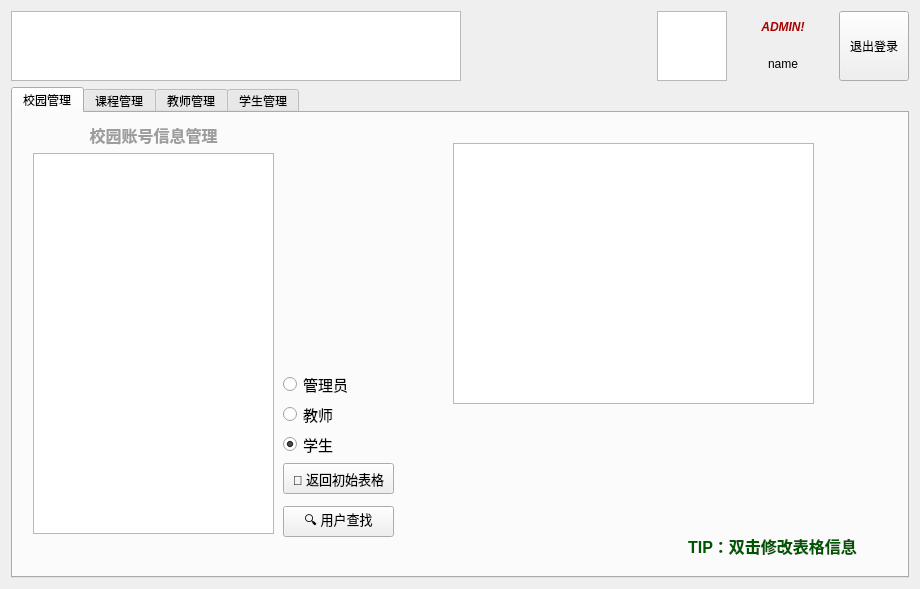
<?xml version="1.0" encoding="UTF-8"?>
<ui version="4.0">
 <class>AdminHome</class>
 <widget class="QWidget" name="AdminHome">
  <property name="geometry">
   <rect>
    <x>0</x>
    <y>0</y>
    <width>920</width>
    <height>589</height>
   </rect>
  </property>
  <property name="sizePolicy">
   <sizepolicy hsizetype="Expanding" vsizetype="Expanding">
    <horstretch>0</horstretch>
    <verstretch>0</verstretch>
   </sizepolicy>
  </property>
  <property name="minimumSize">
   <size>
    <width>920</width>
    <height>589</height>
   </size>
  </property>
  <property name="maximumSize">
   <size>
    <width>920</width>
    <height>589</height>
   </size>
  </property>
  <property name="windowTitle">
   <string>Admin Home</string>
  </property>
  <property name="windowIcon">
   <iconset resource="res.qrc">
    <normaloff>:/logo.png</normaloff>:/logo.png</iconset>
  </property>
  <layout class="QVBoxLayout" name="verticalLayout_3">
   <item>
    <layout class="QHBoxLayout" name="horizontalLayout">
     <property name="spacing">
      <number>6</number>
     </property>
     <property name="sizeConstraint">
      <enum>QLayout::SetFixedSize</enum>
     </property>
     <item>
      <widget class="QGraphicsView" name="graphicsView">
       <property name="sizePolicy">
        <sizepolicy hsizetype="Preferred" vsizetype="Preferred">
         <horstretch>0</horstretch>
         <verstretch>0</verstretch>
        </sizepolicy>
       </property>
       <property name="minimumSize">
        <size>
         <width>450</width>
         <height>70</height>
        </size>
       </property>
       <property name="maximumSize">
        <size>
         <width>450</width>
         <height>70</height>
        </size>
       </property>
       <property name="styleSheet">
        <string notr="true">border-image: url(:/logo2.png);</string>
       </property>
      </widget>
     </item>
     <item>
      <spacer name="verticalSpacer">
       <property name="orientation">
        <enum>Qt::Horizontal</enum>
       </property>
       <property name="sizeType">
        <enum>QSizePolicy::Expanding</enum>
       </property>
       <property name="sizeHint" stdset="0">
        <size>
         <width>70</width>
         <height>70</height>
        </size>
       </property>
      </spacer>
     </item>
     <item>
      <widget class="QGraphicsView" name="graphicsView_2">
       <property name="sizePolicy">
        <sizepolicy hsizetype="Preferred" vsizetype="Preferred">
         <horstretch>0</horstretch>
         <verstretch>0</verstretch>
        </sizepolicy>
       </property>
       <property name="maximumSize">
        <size>
         <width>70</width>
         <height>70</height>
        </size>
       </property>
       <property name="styleSheet">
        <string notr="true">border-image: url(:/admin.jpg);</string>
       </property>
      </widget>
     </item>
     <item>
      <layout class="QVBoxLayout" name="verticalLayout_4">
       <property name="leftMargin">
        <number>0</number>
       </property>
       <item alignment="Qt::AlignHCenter">
        <widget class="QLabel" name="label_3">
         <property name="sizePolicy">
          <sizepolicy hsizetype="Fixed" vsizetype="Fixed">
           <horstretch>0</horstretch>
           <verstretch>0</verstretch>
          </sizepolicy>
         </property>
         <property name="minimumSize">
          <size>
           <width>100</width>
           <height>30</height>
          </size>
         </property>
         <property name="text">
          <string>&lt;html&gt;&lt;head/&gt;&lt;body&gt;&lt;p align=&quot;center&quot;&gt;&lt;span style=&quot; font-weight:700; font-style:italic; color:#aa0000;&quot;&gt;ADMIN!&lt;/span&gt;&lt;/p&gt;&lt;/body&gt;&lt;/html&gt;</string>
         </property>
        </widget>
       </item>
       <item>
        <widget class="QLabel" name="a_name">
         <property name="sizePolicy">
          <sizepolicy hsizetype="Fixed" vsizetype="Fixed">
           <horstretch>0</horstretch>
           <verstretch>0</verstretch>
          </sizepolicy>
         </property>
         <property name="minimumSize">
          <size>
           <width>100</width>
           <height>30</height>
          </size>
         </property>
         <property name="text">
          <string>&lt;html&gt;&lt;head/&gt;&lt;body&gt;&lt;p align=&quot;center&quot;&gt;name&lt;/p&gt;&lt;/body&gt;&lt;/html&gt;</string>
         </property>
        </widget>
       </item>
      </layout>
     </item>
     <item>
      <widget class="QPushButton" name="btn_bckLogin">
       <property name="sizePolicy">
        <sizepolicy hsizetype="Preferred" vsizetype="Preferred">
         <horstretch>0</horstretch>
         <verstretch>0</verstretch>
        </sizepolicy>
       </property>
       <property name="maximumSize">
        <size>
         <width>70</width>
         <height>16777215</height>
        </size>
       </property>
       <property name="text">
        <string>退出登录</string>
       </property>
      </widget>
     </item>
    </layout>
   </item>
   <item>
    <widget class="QTabWidget" name="tabWidget">
     <property name="styleSheet">
      <string notr="true">QTabWidget::pane {
    border: 1px solid black;
    background: white;
}

QTabWidget::tab-bar:top {
    top: 1px;
}

QTabWidget::tab-bar:bottom {
    bottom: 1px;
}

QTabWidget::tab-bar:left {
    right: 1px;
}

QTabWidget::tab-bar:right {
    left: 1px;
}

QTabBar::tab {
    border: 1px solid black;
}

QTabBar::tab:selected {
    background: white;
}

QTabBar::tab:!selected {
    background: silver;
}

QTabBar::tab:!selected:hover {
    background: #999;
}

QTabBar::tab:top:!selected {
    margin-top: 3px;
}

QTabBar::tab:bottom:!selected {
    margin-bottom: 3px;
}

QTabBar::tab:top, QTabBar::tab:bottom {
    min-width: 8ex;
    margin-right: -1px;
    padding: 5px 10px 5px 10px;
}

QTabBar::tab:top:selected {
    border-bottom-color: none;
}

QTabBar::tab:bottom:selected {
    border-top-color: none;
}

QTabBar::tab:top:last, QTabBar::tab:bottom:last,
QTabBar::tab:top:only-one, QTabBar::tab:bottom:only-one {
    margin-right: 0;
}

QTabBar::tab:left:!selected {
    margin-right: 3px;
}

QTabBar::tab:right:!selected {
    margin-left: 3px;
}

QTabBar::tab:left, QTabBar::tab:right {
    min-height: 8ex;
    margin-bottom: -1px;
    padding: 10px 5px 10px 5px;
}

QTabBar::tab:left:selected {
    border-left-color: none;
}

QTabBar::tab:right:selected {
    border-right-color: none;
}

QTabBar::tab:left:last, QTabBar::tab:right:last,
QTabBar::tab:left:only-one, QTabBar::tab:right:only-one {
    margin-bottom: 0;
}
QTabBar::tab{font: 10pt &quot;微软雅黑&quot;;}
font: 300 10pt &quot;等线 Light&quot;;
font: 9pt &quot;微软雅黑&quot;;
</string>
     </property>
     <property name="currentIndex">
      <number>0</number>
     </property>
     <widget class="QWidget" name="tab">
      <attribute name="title">
       <string>校园管理</string>
      </attribute>
      <widget class="QPushButton" name="btn_srchUser">
       <property name="geometry">
        <rect>
         <x>270</x>
         <y>393</y>
         <width>111</width>
         <height>31</height>
        </rect>
       </property>
       <property name="font">
        <font>
         <pointsize>10</pointsize>
        </font>
       </property>
       <property name="text">
        <string>🔍 用户查找</string>
       </property>
      </widget>
      <widget class="QWidget" name="gridLayoutWidget_4">
       <property name="geometry">
        <rect>
         <x>20</x>
         <y>10</y>
         <width>241</width>
         <height>411</height>
        </rect>
       </property>
       <layout class="QGridLayout" name="gridLayout_4">
        <property name="sizeConstraint">
         <enum>QLayout::SetNoConstraint</enum>
        </property>
        <item row="0" column="0">
         <widget class="QLabel" name="label_8">
          <property name="text">
           <string>&lt;!DOCTYPE HTML PUBLIC &quot;-//W3C//DTD HTML 4.0//EN&quot; &quot;http://www.w3.org/TR/REC-html40/strict.dtd&quot;&gt;
&lt;html&gt;&lt;head&gt;&lt;meta name=&quot;qrichtext&quot; content=&quot;1&quot; /&gt;&lt;meta charset=&quot;utf-8&quot; /&gt;&lt;style type=&quot;text/css&quot;&gt;
p, li { white-space: pre-wrap; }
hr { height: 1px; border-width: 0; }
li.unchecked::marker { content: &quot;\2610&quot;; }
li.checked::marker { content: &quot;\2612&quot;; }
&lt;/style&gt;&lt;/head&gt;&lt;body style=&quot; font-family:'Microsoft YaHei UI'; font-size:9pt; font-weight:400; font-style:normal;&quot;&gt;
&lt;p align=&quot;center&quot; style=&quot; margin-top:0px; margin-bottom:0px; margin-left:0px; margin-right:0px; -qt-block-indent:0; text-indent:0px;&quot;&gt;&lt;span style=&quot; font-size:12pt; font-weight:700; color:#9d9d9d;&quot;&gt;校园账号信息管理&lt;/span&gt;&lt;/p&gt;&lt;/body&gt;&lt;/html&gt;</string>
          </property>
         </widget>
        </item>
        <item row="1" column="0">
         <widget class="QTableView" name="user_tableView">
          <property name="sizePolicy">
           <sizepolicy hsizetype="Expanding" vsizetype="Expanding">
            <horstretch>0</horstretch>
            <verstretch>0</verstretch>
           </sizepolicy>
          </property>
          <property name="styleSheet">
           <string notr="true"/>
          </property>
          <property name="sortingEnabled">
           <bool>false</bool>
          </property>
          <attribute name="horizontalHeaderDefaultSectionSize">
           <number>100</number>
          </attribute>
          <attribute name="horizontalHeaderStretchLastSection">
           <bool>true</bool>
          </attribute>
         </widget>
        </item>
       </layout>
      </widget>
      <widget class="QLabel" name="label_9">
       <property name="geometry">
        <rect>
         <x>660</x>
         <y>420</y>
         <width>199</width>
         <height>27</height>
        </rect>
       </property>
       <property name="text">
        <string>&lt;!DOCTYPE HTML PUBLIC &quot;-//W3C//DTD HTML 4.0//EN&quot; &quot;http://www.w3.org/TR/REC-html40/strict.dtd&quot;&gt;
&lt;html&gt;&lt;head&gt;&lt;meta name=&quot;qrichtext&quot; content=&quot;1&quot; /&gt;&lt;meta charset=&quot;utf-8&quot; /&gt;&lt;style type=&quot;text/css&quot;&gt;
p, li { white-space: pre-wrap; }
hr { height: 1px; border-width: 0; }
li.unchecked::marker { content: &quot;\2610&quot;; }
li.checked::marker { content: &quot;\2612&quot;; }
&lt;/style&gt;&lt;/head&gt;&lt;body style=&quot; font-family:'Microsoft YaHei UI'; font-size:9pt; font-weight:400; font-style:normal;&quot;&gt;
&lt;p align=&quot;center&quot; style=&quot; margin-top:0px; margin-bottom:0px; margin-left:0px; margin-right:0px; -qt-block-indent:0; text-indent:0px;&quot;&gt;&lt;span style=&quot; font-size:12pt; font-weight:700; color:#005500;&quot;&gt;TIP：双击修改表格信息&lt;/span&gt;&lt;/p&gt;&lt;/body&gt;&lt;/html&gt;</string>
       </property>
      </widget>
      <widget class="QRadioButton" name="stu_rb">
       <property name="geometry">
        <rect>
         <x>270</x>
         <y>320</y>
         <width>97</width>
         <height>22</height>
        </rect>
       </property>
       <property name="font">
        <font>
         <family>微软雅黑</family>
         <pointsize>11</pointsize>
        </font>
       </property>
       <property name="text">
        <string>学生</string>
       </property>
       <property name="checked">
        <bool>true</bool>
       </property>
      </widget>
      <widget class="QRadioButton" name="radioButton_2">
       <property name="geometry">
        <rect>
         <x>270</x>
         <y>290</y>
         <width>97</width>
         <height>22</height>
        </rect>
       </property>
       <property name="font">
        <font>
         <family>微软雅黑</family>
         <pointsize>11</pointsize>
        </font>
       </property>
       <property name="text">
        <string>教师</string>
       </property>
      </widget>
      <widget class="QRadioButton" name="admin_rb">
       <property name="geometry">
        <rect>
         <x>270</x>
         <y>260</y>
         <width>97</width>
         <height>22</height>
        </rect>
       </property>
       <property name="font">
        <font>
         <family>微软雅黑</family>
         <pointsize>11</pointsize>
        </font>
       </property>
       <property name="text">
        <string>管理员</string>
       </property>
      </widget>
      <widget class="QPushButton" name="btn_originU">
       <property name="geometry">
        <rect>
         <x>270</x>
         <y>350</y>
         <width>111</width>
         <height>31</height>
        </rect>
       </property>
       <property name="font">
        <font>
         <pointsize>10</pointsize>
        </font>
       </property>
       <property name="text">
        <string>🚪 返回初始表格</string>
       </property>
      </widget>
      <widget class="QGraphicsView" name="graphicsView_3">
       <property name="geometry">
        <rect>
         <x>440</x>
         <y>30</y>
         <width>361</width>
         <height>261</height>
        </rect>
       </property>
       <property name="styleSheet">
        <string notr="true">border-image: url(:/1.jpg);</string>
       </property>
      </widget>
     </widget>
     <widget class="QWidget" name="tab_2">
      <attribute name="title">
       <string>课程管理</string>
      </attribute>
      <widget class="QWidget" name="gridLayoutWidget_3">
       <property name="geometry">
        <rect>
         <x>20</x>
         <y>10</y>
         <width>751</width>
         <height>411</height>
        </rect>
       </property>
       <layout class="QGridLayout" name="gridLayout_3">
        <property name="sizeConstraint">
         <enum>QLayout::SetNoConstraint</enum>
        </property>
        <item row="0" column="0">
         <widget class="QLabel" name="label_6">
          <property name="text">
           <string>&lt;!DOCTYPE HTML PUBLIC &quot;-//W3C//DTD HTML 4.0//EN&quot; &quot;http://www.w3.org/TR/REC-html40/strict.dtd&quot;&gt;
&lt;html&gt;&lt;head&gt;&lt;meta name=&quot;qrichtext&quot; content=&quot;1&quot; /&gt;&lt;meta charset=&quot;utf-8&quot; /&gt;&lt;style type=&quot;text/css&quot;&gt;
p, li { white-space: pre-wrap; }
hr { height: 1px; border-width: 0; }
li.unchecked::marker { content: &quot;\2610&quot;; }
li.checked::marker { content: &quot;\2612&quot;; }
&lt;/style&gt;&lt;/head&gt;&lt;body style=&quot; font-family:'Microsoft YaHei UI'; font-size:9pt; font-weight:400; font-style:normal;&quot;&gt;
&lt;p align=&quot;center&quot; style=&quot; margin-top:0px; margin-bottom:0px; margin-left:0px; margin-right:0px; -qt-block-indent:0; text-indent:0px;&quot;&gt;&lt;span style=&quot; font-size:12pt; font-weight:700; color:#9d9d9d;&quot;&gt;课程信息管理&lt;/span&gt;&lt;/p&gt;&lt;/body&gt;&lt;/html&gt;</string>
          </property>
         </widget>
        </item>
        <item row="1" column="0">
         <widget class="QTableView" name="les_tableView">
          <property name="sizePolicy">
           <sizepolicy hsizetype="Expanding" vsizetype="Expanding">
            <horstretch>0</horstretch>
            <verstretch>0</verstretch>
           </sizepolicy>
          </property>
          <property name="styleSheet">
           <string notr="true"/>
          </property>
          <property name="sortingEnabled">
           <bool>false</bool>
          </property>
          <attribute name="horizontalHeaderDefaultSectionSize">
           <number>100</number>
          </attribute>
          <attribute name="horizontalHeaderStretchLastSection">
           <bool>true</bool>
          </attribute>
         </widget>
        </item>
       </layout>
      </widget>
      <widget class="QPushButton" name="btn_srchLes">
       <property name="geometry">
        <rect>
         <x>780</x>
         <y>390</y>
         <width>111</width>
         <height>31</height>
        </rect>
       </property>
       <property name="font">
        <font>
         <pointsize>10</pointsize>
        </font>
       </property>
       <property name="text">
        <string>🔍 课程查询</string>
       </property>
      </widget>
      <widget class="QPushButton" name="btn_addLes">
       <property name="geometry">
        <rect>
         <x>20</x>
         <y>420</y>
         <width>51</width>
         <height>23</height>
        </rect>
       </property>
       <property name="text">
        <string>➕ Add</string>
       </property>
      </widget>
      <widget class="QPushButton" name="btn_delLes">
       <property name="geometry">
        <rect>
         <x>90</x>
         <y>420</y>
         <width>71</width>
         <height>23</height>
        </rect>
       </property>
       <property name="text">
        <string>➖ Delete</string>
       </property>
      </widget>
      <widget class="QPushButton" name="btn_originL">
       <property name="geometry">
        <rect>
         <x>780</x>
         <y>340</y>
         <width>111</width>
         <height>31</height>
        </rect>
       </property>
       <property name="font">
        <font>
         <pointsize>10</pointsize>
        </font>
       </property>
       <property name="text">
        <string>🚪 返回初始表格</string>
       </property>
      </widget>
     </widget>
     <widget class="QWidget" name="tea_tab">
      <attribute name="title">
       <string>教师管理</string>
      </attribute>
      <widget class="QWidget" name="gridLayoutWidget_2">
       <property name="geometry">
        <rect>
         <x>20</x>
         <y>10</y>
         <width>691</width>
         <height>411</height>
        </rect>
       </property>
       <layout class="QGridLayout" name="gridLayout_2">
        <property name="sizeConstraint">
         <enum>QLayout::SetNoConstraint</enum>
        </property>
        <item row="0" column="0">
         <widget class="QLabel" name="label_5">
          <property name="text">
           <string>&lt;!DOCTYPE HTML PUBLIC &quot;-//W3C//DTD HTML 4.0//EN&quot; &quot;http://www.w3.org/TR/REC-html40/strict.dtd&quot;&gt;
&lt;html&gt;&lt;head&gt;&lt;meta name=&quot;qrichtext&quot; content=&quot;1&quot; /&gt;&lt;meta charset=&quot;utf-8&quot; /&gt;&lt;style type=&quot;text/css&quot;&gt;
p, li { white-space: pre-wrap; }
hr { height: 1px; border-width: 0; }
li.unchecked::marker { content: &quot;\2610&quot;; }
li.checked::marker { content: &quot;\2612&quot;; }
&lt;/style&gt;&lt;/head&gt;&lt;body style=&quot; font-family:'Microsoft YaHei UI'; font-size:9pt; font-weight:400; font-style:normal;&quot;&gt;
&lt;p align=&quot;center&quot; style=&quot; margin-top:0px; margin-bottom:0px; margin-left:0px; margin-right:0px; -qt-block-indent:0; text-indent:0px;&quot;&gt;&lt;span style=&quot; font-size:12pt; font-weight:700; color:#9d9d9d;&quot;&gt;教师信息管理&lt;/span&gt;&lt;/p&gt;&lt;/body&gt;&lt;/html&gt;</string>
          </property>
         </widget>
        </item>
        <item row="1" column="0">
         <widget class="QTableView" name="tea_tableView">
          <property name="sizePolicy">
           <sizepolicy hsizetype="Expanding" vsizetype="Expanding">
            <horstretch>0</horstretch>
            <verstretch>0</verstretch>
           </sizepolicy>
          </property>
          <property name="styleSheet">
           <string notr="true"/>
          </property>
          <property name="horizontalScrollBarPolicy">
           <enum>Qt::ScrollBarAsNeeded</enum>
          </property>
          <property name="sizeAdjustPolicy">
           <enum>QAbstractScrollArea::AdjustToContents</enum>
          </property>
          <property name="dragEnabled">
           <bool>false</bool>
          </property>
          <property name="textElideMode">
           <enum>Qt::ElideMiddle</enum>
          </property>
          <property name="sortingEnabled">
           <bool>false</bool>
          </property>
          <property name="wordWrap">
           <bool>false</bool>
          </property>
          <attribute name="horizontalHeaderDefaultSectionSize">
           <number>100</number>
          </attribute>
          <attribute name="horizontalHeaderStretchLastSection">
           <bool>true</bool>
          </attribute>
         </widget>
        </item>
       </layout>
      </widget>
      <widget class="QPushButton" name="btn_srchTea">
       <property name="geometry">
        <rect>
         <x>730</x>
         <y>390</y>
         <width>111</width>
         <height>31</height>
        </rect>
       </property>
       <property name="font">
        <font>
         <pointsize>10</pointsize>
        </font>
       </property>
       <property name="text">
        <string>🔍 教师查询</string>
       </property>
      </widget>
      <widget class="QPushButton" name="btn_delTea">
       <property name="geometry">
        <rect>
         <x>90</x>
         <y>420</y>
         <width>71</width>
         <height>23</height>
        </rect>
       </property>
       <property name="text">
        <string>➖ Delete</string>
       </property>
      </widget>
      <widget class="QPushButton" name="btn_addTea">
       <property name="geometry">
        <rect>
         <x>20</x>
         <y>420</y>
         <width>51</width>
         <height>23</height>
        </rect>
       </property>
       <property name="text">
        <string>➕ Add</string>
       </property>
      </widget>
      <widget class="QPushButton" name="btn_originT">
       <property name="geometry">
        <rect>
         <x>730</x>
         <y>340</y>
         <width>111</width>
         <height>31</height>
        </rect>
       </property>
       <property name="font">
        <font>
         <pointsize>10</pointsize>
        </font>
       </property>
       <property name="text">
        <string>🚪 返回初始表格</string>
       </property>
      </widget>
     </widget>
     <widget class="QWidget" name="stuinfo_tab">
      <attribute name="title">
       <string>学生管理</string>
      </attribute>
      <widget class="QWidget" name="gridLayoutWidget">
       <property name="geometry">
        <rect>
         <x>30</x>
         <y>10</y>
         <width>831</width>
         <height>411</height>
        </rect>
       </property>
       <layout class="QGridLayout" name="gridLayout">
        <property name="sizeConstraint">
         <enum>QLayout::SetNoConstraint</enum>
        </property>
        <item row="0" column="0">
         <widget class="QLabel" name="label_4">
          <property name="text">
           <string>&lt;!DOCTYPE HTML PUBLIC &quot;-//W3C//DTD HTML 4.0//EN&quot; &quot;http://www.w3.org/TR/REC-html40/strict.dtd&quot;&gt;
&lt;html&gt;&lt;head&gt;&lt;meta name=&quot;qrichtext&quot; content=&quot;1&quot; /&gt;&lt;meta charset=&quot;utf-8&quot; /&gt;&lt;style type=&quot;text/css&quot;&gt;
p, li { white-space: pre-wrap; }
hr { height: 1px; border-width: 0; }
li.unchecked::marker { content: &quot;\2610&quot;; }
li.checked::marker { content: &quot;\2612&quot;; }
&lt;/style&gt;&lt;/head&gt;&lt;body style=&quot; font-family:'Microsoft YaHei UI'; font-size:9pt; font-weight:400; font-style:normal;&quot;&gt;
&lt;p align=&quot;center&quot; style=&quot; margin-top:0px; margin-bottom:0px; margin-left:0px; margin-right:0px; -qt-block-indent:0; text-indent:0px;&quot;&gt;&lt;span style=&quot; font-size:12pt; font-weight:700; color:#9d9d9d;&quot;&gt;学生信息管理&lt;/span&gt;&lt;/p&gt;&lt;/body&gt;&lt;/html&gt;</string>
          </property>
         </widget>
        </item>
        <item row="1" column="0">
         <widget class="QTableView" name="stu_tableView">
          <property name="sizePolicy">
           <sizepolicy hsizetype="Expanding" vsizetype="Expanding">
            <horstretch>0</horstretch>
            <verstretch>0</verstretch>
           </sizepolicy>
          </property>
          <property name="styleSheet">
           <string notr="true"/>
          </property>
          <property name="sortingEnabled">
           <bool>false</bool>
          </property>
          <attribute name="horizontalHeaderDefaultSectionSize">
           <number>100</number>
          </attribute>
          <attribute name="horizontalHeaderStretchLastSection">
           <bool>true</bool>
          </attribute>
         </widget>
        </item>
       </layout>
      </widget>
      <widget class="QPushButton" name="btn_srchStu">
       <property name="geometry">
        <rect>
         <x>740</x>
         <y>420</y>
         <width>101</width>
         <height>31</height>
        </rect>
       </property>
       <property name="font">
        <font>
         <pointsize>10</pointsize>
        </font>
       </property>
       <property name="text">
        <string>🔍 学生查询</string>
       </property>
      </widget>
      <widget class="QPushButton" name="btn_addStu">
       <property name="geometry">
        <rect>
         <x>30</x>
         <y>420</y>
         <width>51</width>
         <height>23</height>
        </rect>
       </property>
       <property name="text">
        <string>➕ Add</string>
       </property>
      </widget>
      <widget class="QPushButton" name="btn_delStu">
       <property name="geometry">
        <rect>
         <x>110</x>
         <y>420</y>
         <width>71</width>
         <height>23</height>
        </rect>
       </property>
       <property name="text">
        <string>➖ Delete</string>
       </property>
      </widget>
      <widget class="QPushButton" name="btn_originS">
       <property name="geometry">
        <rect>
         <x>610</x>
         <y>420</y>
         <width>111</width>
         <height>31</height>
        </rect>
       </property>
       <property name="font">
        <font>
         <pointsize>10</pointsize>
        </font>
       </property>
       <property name="text">
        <string>🚪 返回初始表格</string>
       </property>
      </widget>
     </widget>
    </widget>
   </item>
  </layout>
 </widget>
 <resources>
  <include location="res.qrc"/>
 </resources>
 <connections/>
</ui>
